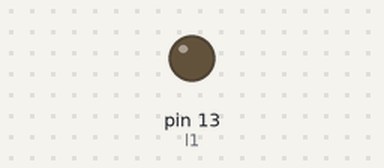
Recording of a sketch running on a simulated Arduino Uno, built with avr-gcc and run on an emulated ATmega328P. Shown: output pins drawn as LEDs (lit = HIGH).

Above: at 1.3 s.
At 11.6 s:
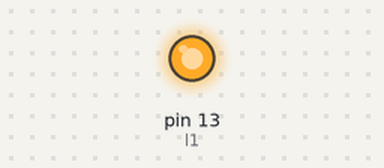
Timing chart, 0 to 12.5 s (numbered marks = the images above):
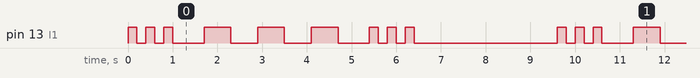

The sketch:

sos.ino
```cpp
const int l1 = 13;

void setup() {
  // put your setup code here, to run once:
  pinMode(l1, OUTPUT);
}

void loop() {
  // put your main code here, to run repeatedly:
// SOS
  for (int i=0; i<3; i++) {
    digitalWrite(l1, HIGH);
    delay(200);
    digitalWrite(l1, LOW);
    delay(200);
  }
  delay(500);
  for (int i=0; i<3; i++) {
    digitalWrite(l1, HIGH);
    delay(600);
    digitalWrite(l1, LOW);
    delay(600);
  }
  delay(100);
  for (int i=0; i<3; i++) {
    digitalWrite(l1, HIGH);
    delay(200);
    digitalWrite(l1, LOW);
    delay(200);
  }
  delay(3000);
}
```

Measured:
- by itself, pin 13 (l1): repeats every 9.6 s: 2 × (LOW 0.20 s, HIGH 0.20 s), LOW 0.70 s, 2 × (HIGH 0.60 s, LOW 0.60 s), HIGH 0.60 s, LOW 0.70 s, 2 × (HIGH 0.20 s, LOW 0.20 s), HIGH 0.20 s, LOW 3.2 s, HIGH 0.20 s
- by itself, everything shown: repeats every 9.6 s, in 18 steps
